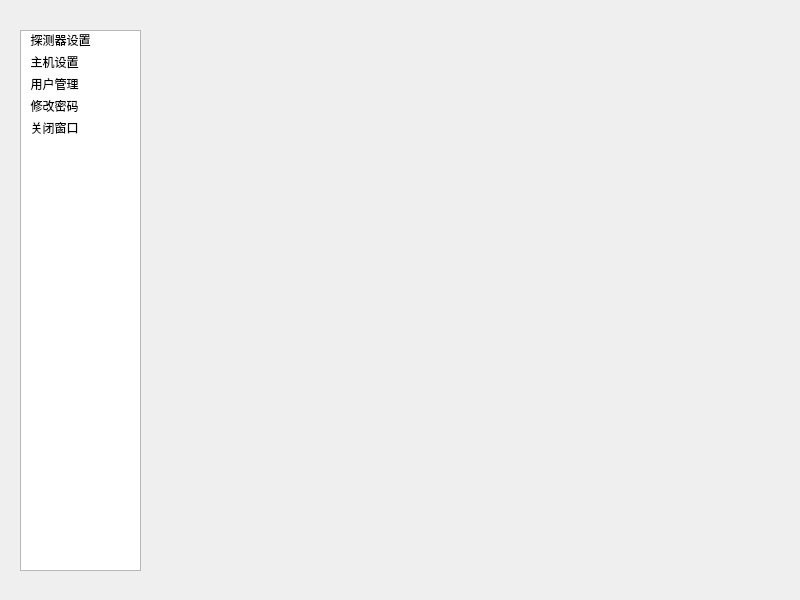
<?xml version="1.0" encoding="UTF-8"?>
<ui version="4.0">
 <class>SysForm</class>
 <widget class="QWidget" name="SysForm">
  <property name="geometry">
   <rect>
    <x>0</x>
    <y>0</y>
    <width>800</width>
    <height>600</height>
   </rect>
  </property>
  <property name="windowTitle">
   <string>Form</string>
  </property>
  <property name="windowIcon">
   <iconset resource="../../img.qrc">
    <normaloff>:/img/images/user.png</normaloff>:/img/images/user.png</iconset>
  </property>
  <widget class="QListWidget" name="listWidget">
   <property name="geometry">
    <rect>
     <x>20</x>
     <y>30</y>
     <width>121</width>
     <height>541</height>
    </rect>
   </property>
   <property name="focusPolicy">
    <enum>Qt::NoFocus</enum>
   </property>
   <property name="lineWidth">
    <number>1</number>
   </property>
   <property name="textElideMode">
    <enum>Qt::ElideLeft</enum>
   </property>
   <property name="gridSize">
    <size>
     <width>0</width>
     <height>22</height>
    </size>
   </property>
   <property name="viewMode">
    <enum>QListView::ListMode</enum>
   </property>
   <property name="modelColumn">
    <number>0</number>
   </property>
   <property name="sortingEnabled">
    <bool>false</bool>
   </property>
   <item>
    <property name="text">
     <string>  探测器设置</string>
    </property>
   </item>
   <item>
    <property name="text">
     <string>  主机设置</string>
    </property>
   </item>
   <item>
    <property name="text">
     <string>  用户管理</string>
    </property>
   </item>
   <item>
    <property name="text">
     <string>  修改密码</string>
    </property>
   </item>
   <item>
    <property name="text">
     <string>  关闭窗口</string>
    </property>
   </item>
  </widget>
 </widget>
 <resources>
  <include location="../../img.qrc"/>
 </resources>
 <connections/>
</ui>
